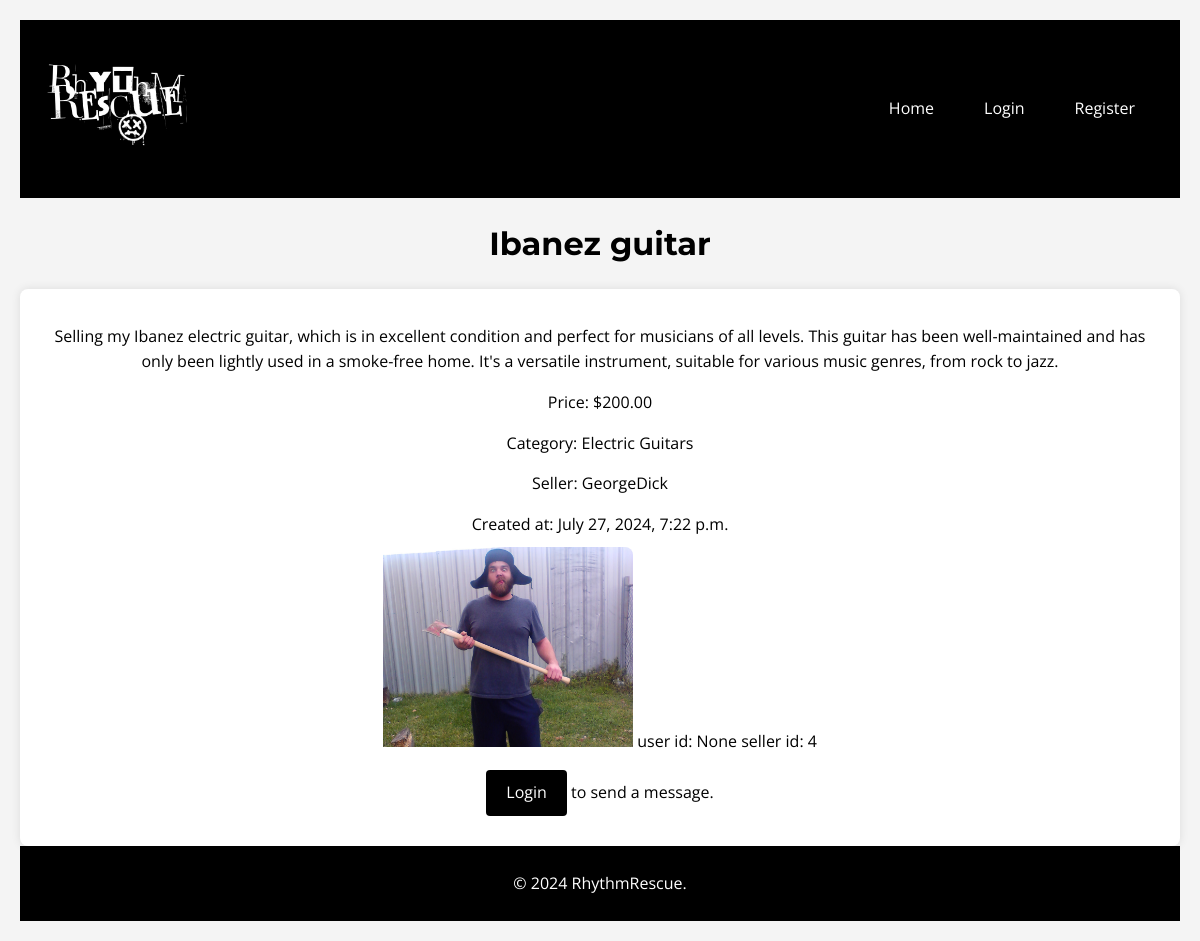
Screenshot of /listings/listings/ibanez-guitar/ with the database file from the repository.
### listings/models.py (models this page shows, shortened)
class Listing(models.Model):
    title = models.CharField(max_length=255)
    slug = models.SlugField(unique=True, blank=True)
    description = models.TextField()
    price = models.DecimalField(max_digits=10, decimal_places=2)
    category = models.ForeignKey(Category, on_delete=models.CASCADE)
    seller = models.ForeignKey(CustomUser, on_delete=models.CASCADE)
    image = models.ImageField(upload_to='listing_images/', blank=True, null=True)
    created_at = models.DateTimeField(auto_now_add=True)

class Category(models.Model):
    name = models.CharField(max_length=255)

### users/models.py (models this page shows)
class CustomUser(AbstractUser):
    email = models.EmailField(unique=True)
    profile_picture = models.ImageField(upload_to='profile_pics/', blank=True)
    groups = models.ManyToManyField(
        'auth.Group',
        related_name='customuser_set',  # Change this line
        blank=True,
        help_text=('The groups this user belongs to. A user will get all permissions '
                   'granted to each of their groups.'),
        related_query_name='customuser',
    )
    user_permissions = models.ManyToManyField(
        'auth.Permission',
        related_name='customuser_set',  # Change this line
        blank=True,
        help_text='Specific permissions for this user.',
        related_query_name='customuser',
    )

### listings/views.py (the view)
# urls.py: path('listings/<slug:slug>/', views.listing_detail, name='listing_detail'),
def listing_detail(request, slug):
    listing = get_object_or_404(Listing, slug=slug)
    return render(request, 'listings/listing_detail.html', {'listing': listing})

### templates/listings/listing_detail.html (shortened to what this page needs)
{% extends 'base.html' %}
{% load static %}
{% block extra_css %}
    <link rel="stylesheet" href="{% static 'css/listings.css' %}">
{% endblock %}
{% block content %}
<h2 class="page-title">{{ listing.title }}</h2>
<div class="listing-card">
    <p>{{ listing.description }}</p>
    <p>Price: ${{ listing.price }}</p>
    <p>Category: {{ listing.category.name }}</p>
    <p>Seller: {{ listing.seller.username }}</p>
    <p>Created at: {{ listing.created_at }}</p>
    {% if listing.image %}
        <img src="{{ listing.image.url }}" alt="{{ listing.title }}" class="listing-image">
    {% else %}
        <p>No image available.</p>
    {% endif %}
    <label>user id: {{user.id}}</label>
    <label>seller id: {{listing.seller.id}}</label>
    {% if user.is_authenticated %}
        <a href="{% url 'send_message' listing.id listing.seller.id %}" class="btn btn-primary">Send Message</a>
        {% if user.id == listing.seller.id %}
            <a href="{% url 'listing_edit' slug=listing.slug %}" class="btn btn-primary">Edit Listing</a>
        {% endif %}
    {% else %}
        <p><a href="{% url 'login' %}?next={% url 'listing_detail' listing.pk %}" class="btn btn-primary">Login</a> to send a message.</p>
    {% endif %}
</div>
{% endblock %}

### static/css/base.css (style rules this page uses)
* { margin: 0; padding: 0; box-sizing: border-box; }
body { font-family: 'Open Sans', Arial, sans-serif; background-color: #ffffff; color: #333; line-height: 1.6; padding: 20px; }
p { margin-bottom: 15px; margin-top: 15px; }
h2 { font-family: 'Montserrat', sans-serif; color: #000000; margin-bottom: 15px; }

### static/css/listings.css (style rules this page uses)
* { margin: 0; padding: 0; box-sizing: border-box; }
body { font-family: 'Open Sans', Arial, sans-serif; background-color: #f4f4f4; color: #000; line-height: 1.6; padding: 20px; min-height: 100vh; display: flex; flex-direction: column; }
.btn-primary { background-color: #000; color: #fff; padding: 10px 20px; border-radius: 4px; text-decoration: none; font-size: 1rem; display: inline-block; transition: background-color 0.2s; border: none; cursor: pointer; }
p { margin-bottom: 15px; margin-top: 15px; }
.page-title { font-size: 2rem; margin-bottom: 20px; color: #000; text-align: center; }
.listing-card { background-color: #fff; padding: 20px; border-radius: 8px; box-shadow: 0 0 10px rgba(0, 0, 0, 0.1); text-align: center; transition: transform 0.2s, box-shadow 0.2s; }
.listing-image { width: 100%; max-width: 250px; height: auto; max-height: 200px; border-radius: 8px 8px 0 0; object-fit: cover; }
.listing-card p { margin-bottom: 10px; font-size: 1rem; color: #000; }
p { margin-bottom: 15px; }

### rows the page displays
Listing: title "Ibanez guitar", description "Selling my Ibanez electric guitar, which is in excellent condition and perfect for musicians of all levels. This guitar has been well-maintained and has only been lightly used in a smoke-free home. It's a versatile instrument, suitable for various music genres, from rock to jazz.", price "200.00", category.name "Electric Guitars", seller.username "GeorgeDick", created_at "July 27, 2024, 7:22 p.m.", image (picture), seller.id "4"

### other values shown
{{ user.id }} "None"
